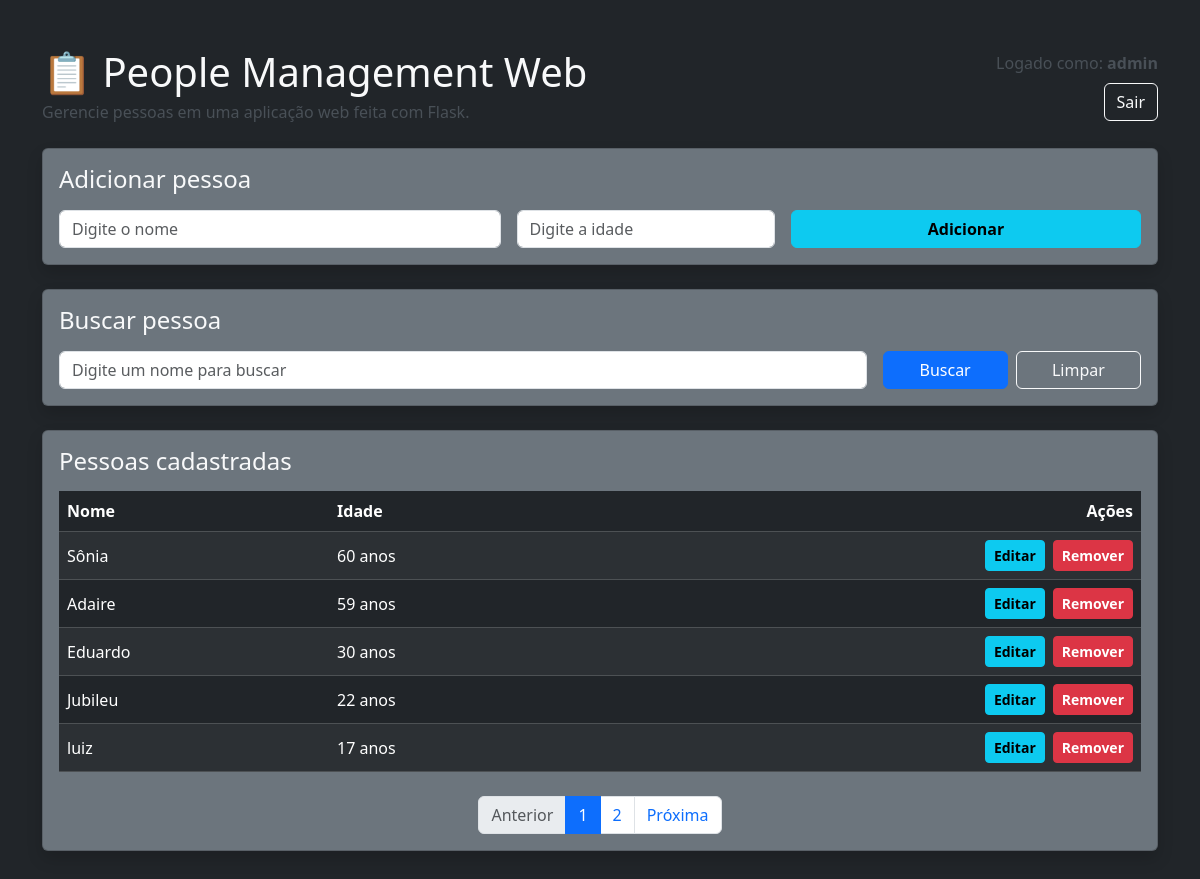
/ (signed in), run on the app's committed database.
### app.py (models this page shows)
class Usuario(UserMixin, db.Model):
    id = db.Column(db.Integer, primary_key=True)
    username = db.Column(db.String(100), unique=True, nullable=False)
    password = db.Column(db.String(100), nullable=False)

class Pessoa(db.Model):
    id = db.Column(db.Integer, primary_key=True)
    nome = db.Column(db.String(100), nullable=False)
    idade = db.Column(db.Integer, nullable=False)

### app.py (the view)
@app.route("/")
@login_required
def home():
    busca = request.args.get("busca", "").strip()
    pagina = request.args.get("pagina", 1, type=int)
    por_pagina = 5
    query = Pessoa.query
    if busca:
        query = query.filter(Pessoa.nome.ilike(f"%{busca}%"))
    paginacao = query.order_by(Pessoa.id.asc()).paginate(page=pagina, per_page=por_pagina, error_out=False)
    pessoas = paginacao.items
    return render_template(
        "index.html",
        pessoas=pessoas,
        busca=busca,
        pessoa_em_edicao=None,
        form_nome="",
        form_idade="",
        paginacao=paginacao
    )

### app.py (called while the page is built)
@login_manager.user_loader
def load_user(user_id):
    return Usuario.query.get(int(user_id))

### templates/index.html (shortened to what this page needs)
<!DOCTYPE html>
<html lang="pt-br">
<head>
    <link href="https://cdn.jsdelivr.net/npm/bootstrap@5.3.3/dist/css/bootstrap.min.css" rel="stylesheet">
</head>
<body class="bg-dark text-light">
    <div class="container py-5">
        <div class="d-flex flex-column flex-md-row justify-content-between align-items-md-center mb-4 gap-3">
            <div>
                <h1 class="mb-1">📋 People Management Web</h1>
                <p class="text-light-emphasis mb-0">Gerencie pessoas em uma aplicação web feita com Flask.</p>
            </div>
            <div class="d-flex flex-column align-items-md-end gap-2">
                <span class="text-light-emphasis">Logado como: <strong>{{ current_user.username }}</strong></span>
                <a href="{{ url_for('logout') }}" class="btn btn-outline-light">Sair</a>
            </div>
        </div>
        <div class="row g-4">
            <div class="col-12">
                <div class="card bg-secondary text-light shadow">
                    <div class="card-body">
                        {% if pessoa_em_edicao %}
                            <h2 class="h4 mb-3">Editar pessoa</h2>
                            <form action="{{ url_for('atualizar', id=pessoa_em_edicao.id) }}" method="post" class="row g-3">
                                <div class="col-md-5">
                                    <input type="text" name="nome" class="form-control" placeholder="Digite o nome" value="{{ form_nome }}" required>
                                </div>
                                <div class="col-md-3">
                                    <input type="text" name="idade" class="form-control" placeholder="Digite a idade" value="{{ form_idade }}" required>
                                </div>
                                <div class="col-md-4 d-flex gap-2">
                                    <button type="submit" class="btn btn-info fw-bold flex-fill">Salvar alterações</button>
                                    <a href="{{ url_for('home', busca=busca, pagina=paginacao.page) }}" class="btn btn-outline-light flex-fill">Cancelar</a>
                                </div>
                            </form>
                        {% else %}
                            <h2 class="h4 mb-3">Adicionar pessoa</h2>
                            <form action="{{ url_for('adicionar') }}" method="post" class="row g-3">
                                <div class="col-md-5">
                                    <input type="text" name="nome" class="form-control" placeholder="Digite o nome" required>
                                </div>
                                <div class="col-md-3">
                                    <input type="text" name="idade" class="form-control" placeholder="Digite a idade" required>
                                </div>
                                <div class="col-md-4">
                                    <button type="submit" class="btn btn-info fw-bold w-100">Adicionar</button>
                                </div>
                            </form>
                        {% endif %}
                    </div>
                </div>
            </div>
            <div class="col-12">
                <div class="card bg-secondary text-light shadow">
                    <div class="card-body">
                        <h2 class="h4 mb-3">Buscar pessoa</h2>
                        <form action="{{ url_for('home') }}" method="get" class="row g-3">
                            <div class="col-md-9">
                                <input type="text" name="busca" class="form-control" placeholder="Digite um nome para buscar" value="{{ busca }}">
                            </div>
                            <div class="col-md-3 d-flex gap-2">
                                <button type="submit" class="btn btn-primary w-100">Buscar</button>
                                <a href="{{ url_for('home') }}" class="btn btn-outline-light w-100">Limpar</a>
                            </div>
                        </form>
                    </div>
                </div>
            </div>
            <div class="col-12">
                <div class="card bg-secondary text-light shadow">
                    <div class="card-body">
                        <h2 class="h4 mb-3">Pessoas cadastradas</h2>
                        {% if pessoas %}
                            <div class="table-responsive">
                                <table class="table table-dark table-striped table-hover align-middle mb-0">
                                    <thead>
                                        <tr>
                                            <th>Nome</th>
                                            <th>Idade</th>
                                            <th class="text-end">Ações</th>
                                        </tr>
                                    </thead>
                                    <tbody>
                                        {% for pessoa in pessoas %}
                                            <tr>
                                                <td>{{ pessoa.nome }}</td>
                                                <td>{{ pessoa.idade }} anos</td>
                                                <td class="text-end">
                                                    <div class="d-inline-flex gap-2">
                                                        <form action="{{ url_for('editar', id=pessoa.id, busca=busca, pagina=paginacao.page) }}" method="get">
                                                            <button type="submit" class="btn btn-info btn-sm fw-bold">Editar</button>
                                                        </form>
                                                        <form action="{{ url_for('remover', id=pessoa.id) }}" method="post" onsubmit="return confirmarRemocao()">
                                                            <button type="submit" class="btn btn-danger btn-sm fw-bold">Remover</button>
                                                        </form>
                                                    </div>
                                                </td>
                                            </tr>
                                        {% endfor %}
                                    </tbody>
                                </table>
                            </div>
                            {% if paginacao.pages > 1 %}
                                <nav class="mt-4">
                                    <ul class="pagination justify-content-center mb-0">
                                        <li class="page-item {% if not paginacao.has_prev %}disabled{% endif %}">
                                            <a class="page-link" href="{{ url_for('home', pagina=paginacao.prev_num, busca=busca) if paginacao.has_prev else '#' }}">Anterior</a>
                                        </li>
                                        {% for numero in paginacao.iter_pages(left_edge=1, right_edge=1, left_current=1, right_current=2) %}
                                            {% if numero %}
                                                <li class="page-item {% if numero == paginacao.page %}active{% endif %}">
                                                    <a class="page-link" href="{{ url_for('home', pagina=numero, busca=busca) }}">{{ numero }}</a>
                                                </li>
                                            {% else %}
                                                <li class="page-item disabled">
                                                    <span class="page-link">...</span>
                                                </li>
                                            {% endif %}
                                        {% endfor %}
                                        <li class="page-item {% if not paginacao.has_next %}disabled{% endif %}">
                                            <a class="page-link" href="{{ url_for('home', pagina=paginacao.next_num, busca=busca) if paginacao.has_next else '#' }}">Próxima</a>
                                        </li>
                                    </ul>
                                </nav>
                            {% endif %}
                        {% else %}
                            <p class="mb-0 text-light-emphasis">Nenhuma pessoa encontrada.</p>
                        {% endif %}
                    </div>
                </div>
            </div>
        </div>
    </div>
</body>
</html>

### data on the page
Usuario: username "admin"
Pessoa: nome "Sônia", idade "60"
Pessoa: nome "Adaire", idade "59"
Pessoa: nome "Eduardo", idade "30"
Pessoa: nome "Jubileu", idade "22"
Pessoa: nome "luiz", idade "17"

### other printed values
{{ numero }} "1" "2"
